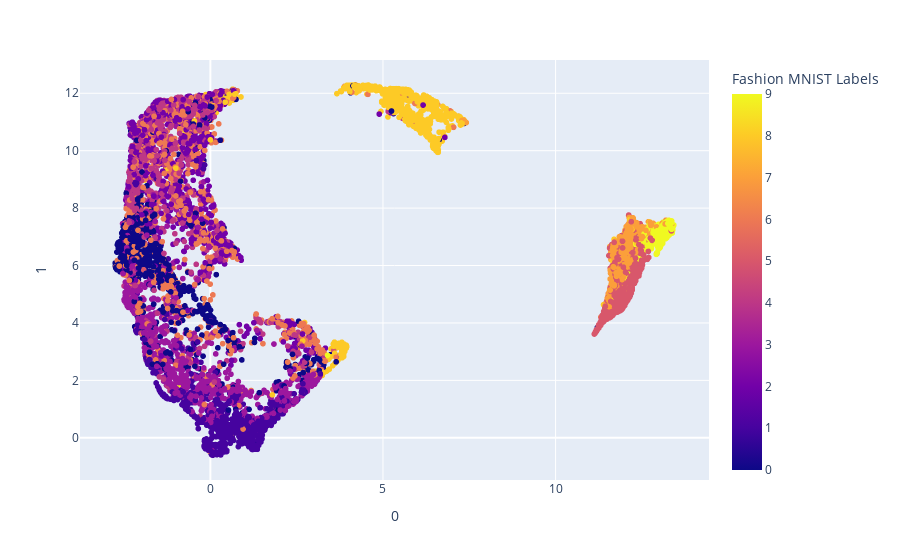

The cell this chart's notebook holds for it:
### Code cell
import plotly.express as px
import umap.umap_ as umap

reducer = umap.UMAP(n_components=3, n_neighbors=10, metric="cosine")
projections = reducer.fit_transform(np.array(features))

px.scatter(projections, x=0, y=1,
    color=labels, labels={'color': 'Fashion MNIST Labels'}
)
# fig.show()

### Figure 1 — Plotly figure (JSON) as saved in the notebook; plotly's stock layout.template omitted (floating-point values rounded to 4 significant figures; data arrays with more than 128 entries replaced by an {"elided": "..."} marker saying what was removed)
{"data": [{"hovertemplate": "0=%{x}<br>1=%{y}<br>Fashion MNIST Labels=%{marker.color}<extra></extra>", "legendgroup": "", "marker": {"color": {"elided": "10000 int values"}, "coloraxis": "coloraxis", "symbol": "circle"}, "mode": "markers", "name": "", "showlegend": false, "type": "scattergl", "x": {"elided": "10000 float values"}, "xaxis": "x", "y": {"elided": "10000 float values"}, "yaxis": "y"}], "layout": {"coloraxis": {"colorbar": {"title": {"text": "Fashion MNIST Labels"}}, "colorscale": [[0, "#0d0887"], [0.1111, "#46039f"], [0.2222, "#7201a8"], [0.3333, "#9c179e"], [0.4444, "#bd3786"], [0.5556, "#d8576b"], [0.6667, "#ed7953"], [0.7778, "#fb9f3a"], [0.8889, "#fdca26"], [1, "#f0f921"]]}, "legend": {"tracegroupgap": 0}, "margin": {"t": 60}, "xaxis": {"anchor": "y", "domain": [0, 1], "title": {"text": "0"}}, "yaxis": {"anchor": "x", "domain": [0, 1], "title": {"text": "1"}}}}
